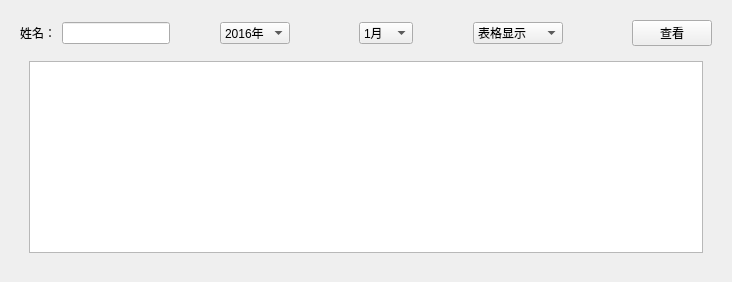
         <widget class="QWidget" name="page_3">
          <layout class="QGridLayout" name="gridLayout_7">
           <item row="0" column="0">
            <widget class="QWidget" name="widget_2" native="true">
             <layout class="QGridLayout" name="gridLayout_8">
              <item row="0" column="0">
               <widget class="QLabel" name="label">
                <property name="text">
                 <string>姓名：</string>
                </property>
               </widget>
              </item>
              <item row="0" column="1">
               <widget class="QLineEdit" name="le_search_name"/>
              </item>
              <item row="0" column="2">
               <spacer name="horizontalSpacer_13">
                <property name="orientation">
                 <enum>Qt::Horizontal</enum>
                </property>
                <property name="sizeHint" stdset="0">
                 <size>
                  <width>38</width>
                  <height>20</height>
                 </size>
                </property>
               </spacer>
              </item>
              <item row="0" column="3">
               <widget class="QComboBox" name="cb_choose_year">
                <item>
                 <property name="text">
                  <string>2016年</string>
                 </property>
                </item>
                <item>
                 <property name="text">
                  <string>2017年</string>
                 </property>
                </item>
                <item>
                 <property name="text">
                  <string>2018年</string>
                 </property>
                </item>
                <item>
                 <property name="text">
                  <string>2019年</string>
                 </property>
                </item>
               </widget>
              </item>
              <item row="0" column="4">
               <spacer name="horizontalSpacer_12">
                <property name="orientation">
                 <enum>Qt::Horizontal</enum>
                </property>
                <property name="sizeHint" stdset="0">
                 <size>
                  <width>57</width>
                  <height>20</height>
                 </size>
                </property>
               </spacer>
              </item>
              <item row="0" column="5">
               <widget class="QComboBox" name="cb_choose_month">
                <item>
                 <property name="text">
                  <string>1月</string>
                 </property>
                </item>
                <item>
                 <property name="text">
                  <string>2月</string>
                 </property>
                </item>
                <item>
                 <property name="text">
                  <string>3月</string>
                 </property>
                </item>
                <item>
                 <property name="text">
                  <string>4月</string>
                 </property>
                </item>
                <item>
                 <property name="text">
                  <string>5月</string>
                 </property>
                </item>
                <item>
                 <property name="text">
                  <string>6月</string>
                 </property>
                </item>
                <item>
                 <property name="text">
                  <string>7月</string>
                 </property>
                </item>
                <item>
                 <property name="text">
                  <string>8月</string>
                 </property>
                </item>
                <item>
                 <property name="text">
                  <string>9月</string>
                 </property>
                </item>
                <item>
                 <property name="text">
                  <string>10月</string>
                 </property>
                </item>
                <item>
                 <property name="text">
                  <string>11月</string>
                 </property>
                </item>
                <item>
                 <property name="text">
                  <string>12月</string>
                 </property>
                </item>
               </widget>
              </item>
              <item row="0" column="6">
               <spacer name="horizontalSpacer_14">
                <property name="orientation">
                 <enum>Qt::Horizontal</enum>
                </property>
                <property name="sizeHint" stdset="0">
                 <size>
                  <width>48</width>
                  <height>20</height>
                 </size>
                </property>
               </spacer>
              </item>
              <item row="0" column="7">
               <widget class="QComboBox" name="cb_choose_view_way">
                <item>
                 <property name="text">
                  <string>表格显示</string>
                 </property>
                </item>
                <item>
                 <property name="text">
                  <string>饼状图显示</string>
                 </property>
                </item>
               </widget>
              </item>
              <item row="0" column="8">
               <spacer name="horizontalSpacer_11">
                <property name="orientation">
                 <enum>Qt::Horizontal</enum>
                </property>
                <property name="sizeHint" stdset="0">
                 <size>
                  <width>57</width>
                  <height>20</height>
                 </size>
                </property>
               </spacer>
              </item>
              <item row="0" column="9">
               <widget class="QPushButton" name="pb_watch">
                <property name="text">
                 <string>查看</string>
                </property>
               </widget>
              </item>
              <item row="1" column="0" colspan="10">
               <widget class="QStackedWidget" name="stackedWidget_3">
                <property name="currentIndex">
                 <number>0</number>
                </property>
                <widget class="QWidget" name="page_4">
                 <layout class="QGridLayout" name="gridLayout_9">
                  <item row="0" column="0">
                   <widget class="QTextEdit" name="te_salary_info"/>
                  </item>
                 </layout>
                </widget>
                <widget class="QWidget" name="page_5">
                 <layout class="QGridLayout" name="gridLayout_10">
                  <item row="0" column="0">
                   <widget class="Pie" name="w_admin_pie" native="true"/>
                  </item>
                 </layout>
                </widget>
               </widget>
              </item>
             </layout>
            </widget>
           </item>
          </layout>
         </widget>
